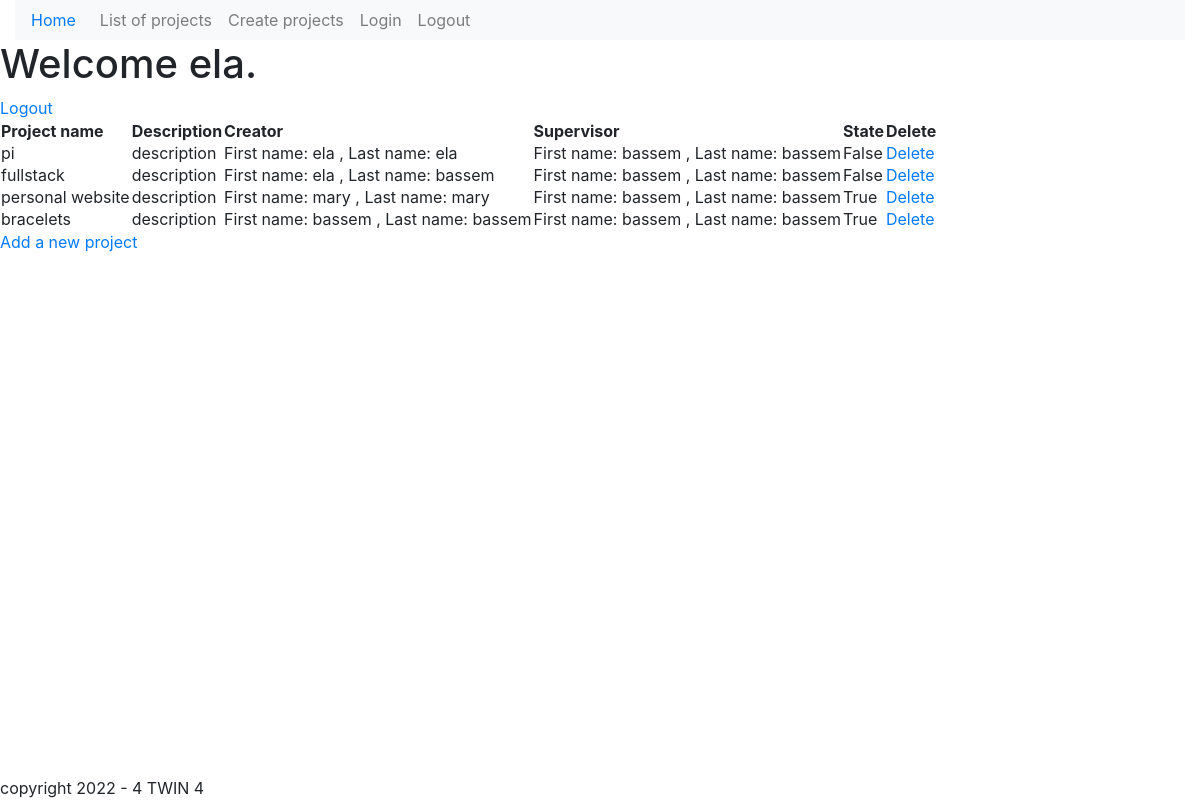
/app/display (signed in), run on an earlier commit of the app's database.
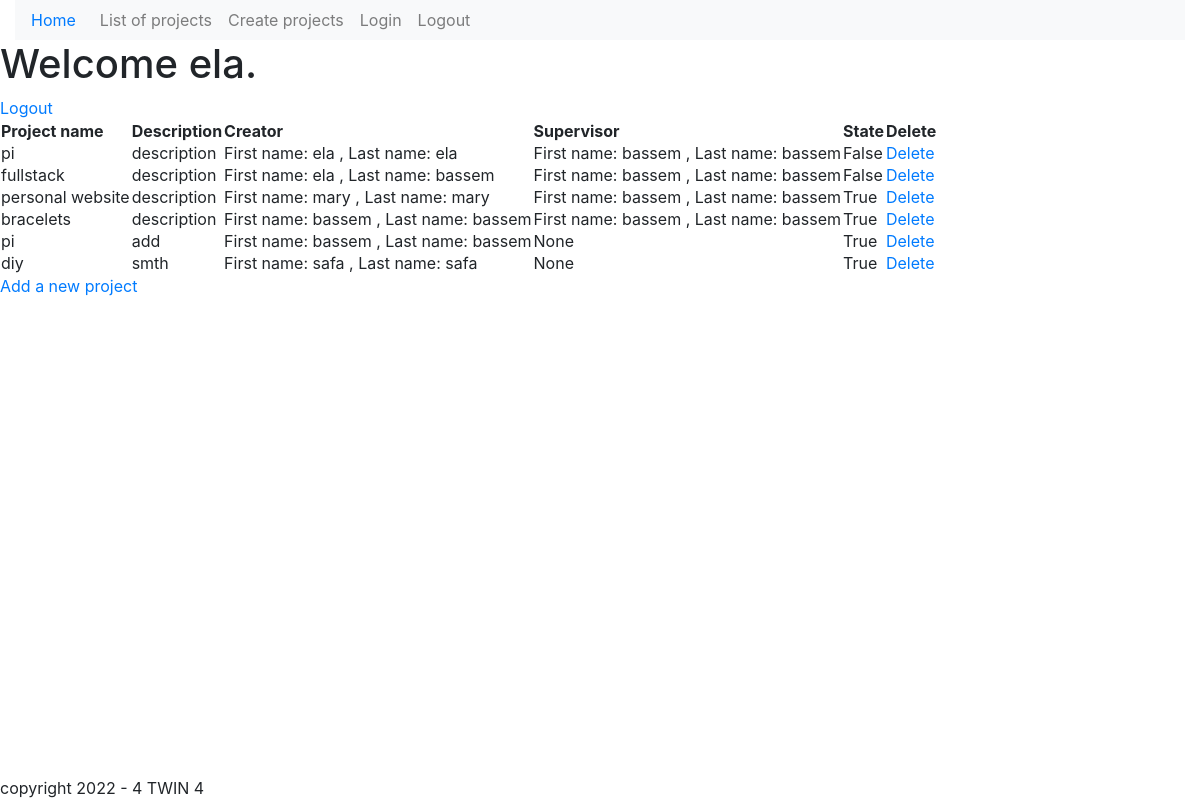
And on a later commit of the database.
### App/models.py (models this page shows)
class Projet(models.Model):
    nom_projet = models.CharField('Titre Projet', max_length=30)
    duree_projet = models.IntegerField('Duree Estimee', default=0)
    temps_alloue_par_projet = models.IntegerField('Temps Alloue', validators=[MinValueValidator(1), MaxValueValidator(10)])
    besoins = models.TextField(max_length=100)
    description = models.TextField(max_length=100)
    est_valide = models.BooleanField(default=False)
    createur = models.OneToOneField(
        Etudiant,
        related_name='project_owner',
        on_delete=models.CASCADE
    )
    superviseur = models.ForeignKey(
        Coach,
        on_delete= models.SET_NULL,
        null= True,
        related_name= 'project_coach',
    )
    members = models.ManyToManyField(
        Etudiant,
        through= 'MembershipInProject',
        related_name= 'les_membres',
    )

class User(models.Model):
    nom = models.CharField(max_length=30)
    prenom = models.CharField(max_length=30)
    email = models.EmailField('Email', validators=[is_esprit_email])
    def __str__(self):
        return f'First name:  {self.prenom} , Last name: {self.nom}'

### App/views.py (the view)
# urls.py: path('display', views.Display, name="disp"),
def Display(request):
    project= Projet.objects.all()
    return render(request,'App/display.html',
                  {'pp':project})

### templates/App/display.html
{% extends 'base.html' %}
{% block content %}
{% if user.is_authenticated %}
    <h1>Welcome {{ user.username }}.</h1>
    <a href="{% url 'logout' %}">Logout</a>
    {% else %}
    <p>Please login first.</p>
{% endif %}
<table>
    <tr>
        <th>Project name</th>
        <th>Description</th>
        <th>Creator</th>
        <th>Supervisor</th>
        <th>State</th>
        <th>Delete</th>
    </tr>
    {% for p in pp %}
        <tr>
            <td>{{ p.nom_projet }}</td>
            <td>{{ p.description }}</td>
            <td>{{ p.createur }}</td>
            <td>{{ p.superviseur }}</td>
            <td>{{ p.est_valide }}</td>
            <td><a href="{% url 'dl' p.id %}">Delete</a></td>
        </tr>
    {% endfor %}
</table>
<a href="{% url 'addadd' %}">Add a new project</a>
{% endblock %}

### templates/base.html (shortened to what this page needs)
<html>
{% load static %}
<head>
    <link rel="stylesheet" href="{% static 'css/bootstrap.css' %}">
</head>
<body>
<header>
    {% block header %}
    {% include 'header.html' %}
    {% endblock %}
    {% block content %}{% endblock %}
    {% block footer %}
    {% include 'footer.html' %}
    {% endblock %}
</header>
</body>
</html>

### templates/header.html
<div class="container-fluid">
    <nav class="nav navbar-expand-lg navbar-light bg-light">
        <a class="nav-link"href="{% url 'home' %}">Home</a>
        <div >
            <ul class="navbar-nav">
                <li class="nav-item">
                    <a class="nav-link" href="{% url 'disp' %}">List of projects</a>
                </li>
                <li class="nav-item">
                    <a class="nav-link" href="{% url 'addadd' %}">Create projects</a>
                </li>
                <li class="nav-item">
                    <a class="nav-link" href="{% url 'login' %}">Login</a>
                </li>
                <li class="nav-item">
                    <a class="nav-link" href="{% url 'logout' %}">Logout</a>
                </li>
            </ul>
        </div>
    </nav>
</div>

### templates/footer.html
<div class="fixed-bottom">
    <footer id="footer" class="footer row-fluid">
        copyright {% now 'Y' %} - 4 TWIN 4
    </footer>
</div>

What changed in the data, as far as the page shows it:
added Projet: nom_projet "pi", description "add", createur "First name: bassem , Last name: bassem", superviseur "None", est_valide "True"
added Projet: nom_projet "diy", description "smth", createur "First name: safa , Last name: safa", superviseur "None", est_valide "True"
